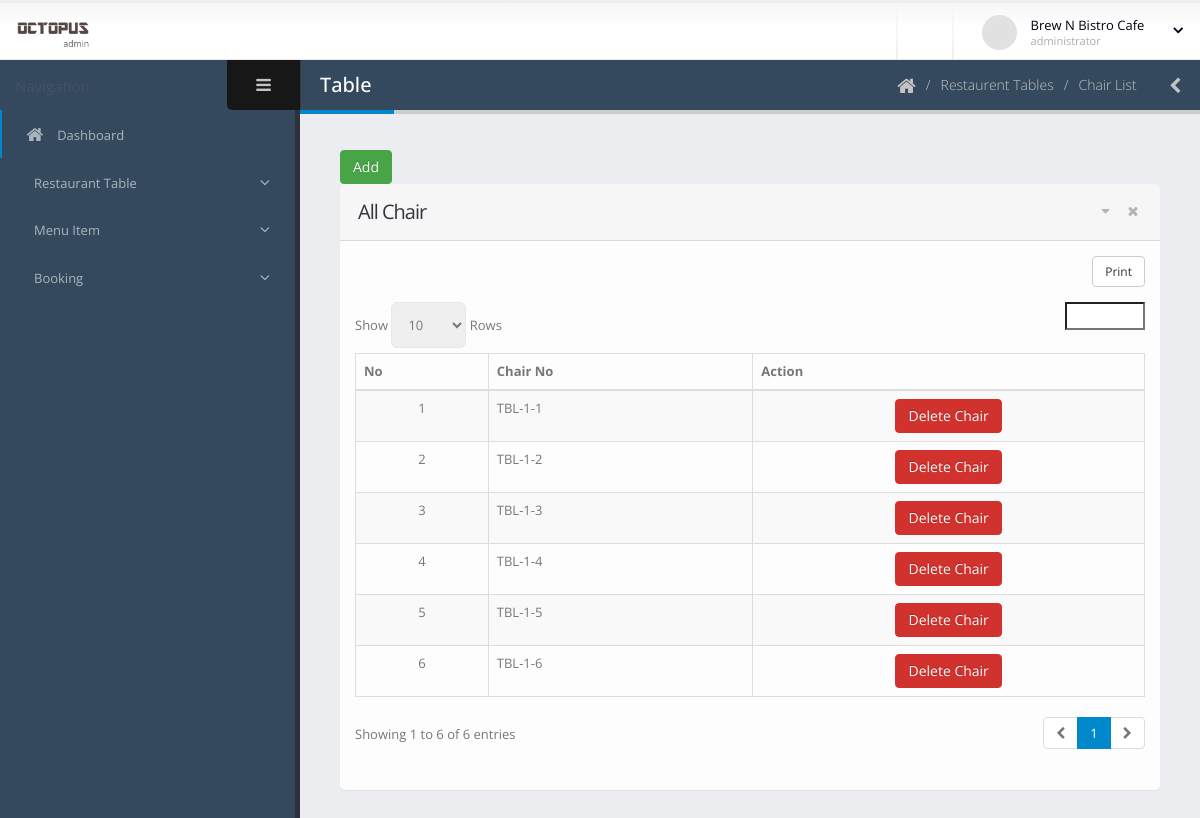
Page /dashboard/view-chair-list.php?table_id=3 (signed in) on the committed database.
### tables this page shows
CREATE TABLE `restaurant_chair` (
  `id` int(11) NOT NULL,
  `tbl_id` int(11) DEFAULT NULL,
  `chair_no` varchar(30) DEFAULT NULL
);

### dashboard/view-chair-list.php (the view, shortened to what this page needs)
<?php include 'template/header.php';
?>
	<body>
		<section class="body">
			<?php include 'template/top-bar.php'; ?>
			<div class="inner-wrapper">
				<?php include 'template/left-bar.php'; ?>
				<section role="main" class="content-body">
					<header class="page-header">
						<h2>Table</h2>
						<div class="right-wrapper pull-right">
							<ol class="breadcrumbs">
								<li>
									<a href="index.php">
										<i class="fa fa-home"></i>
									</a>
								</li>
								<li><span>Restaurent Tables</span></li>
								<li><span>Chair List</span></li>
							</ol>
							<a class="sidebar-right-toggle" data-open="sidebar-right"><i class="fa fa-chevron-left"></i></a>
						</div>
					</header>
						<section class="panel">
							<a href="#exampleModal" class="btn btn-success"  data-toggle="modal" >Add</a>
							<header class="panel-heading">
								<div class="panel-actions">
									<a href="#" class="fa fa-caret-down"></a>
									<a href="#" class="fa fa-times"></a>
								</div>
								<h2 class="panel-title">All Chair</h2>
							</header>
							<div class="panel-body">
								<table class="table table-bordered table-striped mb-none" id="datatable-tabletools" data-swf-path="assets/vendor/jquery-datatables/extras/TableTools/swf/copy_csv_xls_pdf.swf">
									<thead>
										<tr>
											<th>No</th>
											<th>Chair No</th>
											<th class="hidden-phone">Action</th>
										</tr>
									</thead>
									<tbody>
										<?php
										$count = 1;
										$con = connect();
										$tbl_id = $_GET['table_id'];
										$sql = "SELECT * FROM `restaurant_chair` WHERE tbl_id = '$tbl_id' ;";
										$result = $con->query($sql);
										foreach ($result as $r) {
										?>
										<tr class="gradeX">
											<td class="center hidden-phone"><?php echo $count; ?></td>
											<td><?php echo $r['chair_no']; ?></td>
											<td class="center hidden-phone">
												<a href="delete-chair.php?chair_id=<?php echo $r['id'];?>&tbl_id=<?php echo $tbl_id;?>" class="btn btn-danger"  onclick="if (!Done()) return false; ">Delete Chair</a>
											</td>
										</tr>
										<?php $count++; } ?>
									</tbody>
								</table>
							</div>
						</section>
				</section>
			</div>
		</section>
	</body>
</html>

### dashboard/assets/stylesheets/skins/default.css (style rules this page uses)
a, .btn-link { color: #0088cc; }
body .btn-success { color: #ffffff; text-shadow: 0 -1px 0 rgba(0, 0, 0, 0.25); background-color: #47a447; border-color: #47a447; }
body .btn-danger { color: #ffffff; text-shadow: 0 -1px 0 rgba(0, 0, 0, 0.25); background-color: #d2322d; border-color: #d2322d; }
.page-header h2 { border-bottom-color: #0088cc; }

### rows in the picture
restaurant_chair: chair_no "TBL-1-1"
restaurant_chair: chair_no "TBL-1-2"
restaurant_chair: chair_no "TBL-1-3"
restaurant_chair: chair_no "TBL-1-4"
restaurant_chair: chair_no "TBL-1-5"
restaurant_chair: chair_no "TBL-1-6"

### other values in the picture
$_SESSION['name'] "Brew N Bistro Cafe"
